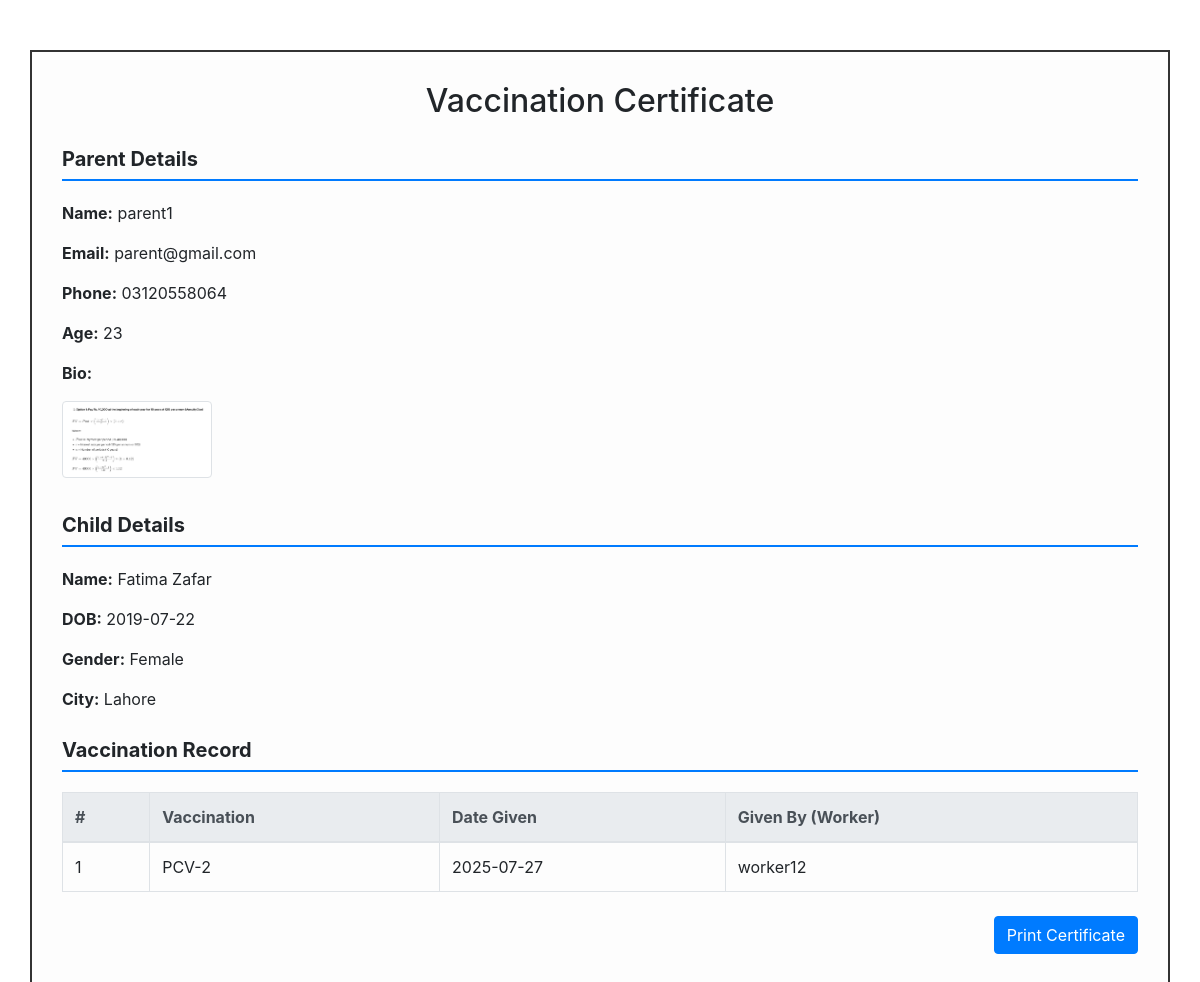
/parent/generate_certificate.php?kid_id=3 (signed in), run on the app's committed database.
### tables this page shows
CREATE TABLE `children` (
  `child_id` int(11) NOT NULL,
  `parent_id` int(11) NOT NULL,
  `first_name` varchar(100) NOT NULL,
  `last_name` varchar(100) NOT NULL,
  `date_of_birth` date NOT NULL,
  `gender` enum('Male','Female','Other') NOT NULL,
  `address` varchar(255) NOT NULL,
  `city` varchar(100) NOT NULL,
  `province` varchar(100) NOT NULL,
  `postal_code` varchar(20) NOT NULL,
  `special_notes` text DEFAULT NULL,
  `created_at` timestamp NOT NULL DEFAULT current_timestamp(),
  `updated_at` timestamp NOT NULL DEFAULT current_timestamp() ON UPDATE current_timestamp()
);

CREATE TABLE `users` (
  `id` int(11) NOT NULL,
  `username` varchar(50) NOT NULL,
  `password` varchar(255) NOT NULL,
  `email` varchar(100) NOT NULL,
  `phone` varchar(20) NOT NULL,
  `age` int(11) DEFAULT NULL,
  `bio` text DEFAULT NULL,
  `user_type` varchar(50) DEFAULT NULL,
  `profile_picture` varchar(255) DEFAULT NULL,
  `status` enum('pending','approved','rejected') DEFAULT 'pending'
);

CREATE TABLE `vaccination_records` (
  `record_id` int(11) NOT NULL,
  `kid_id` int(11) NOT NULL,
  `vaccination_id` int(11) NOT NULL,
  `worker_id` int(11) NOT NULL,
  `date_given` date NOT NULL,
  `created_at` timestamp NOT NULL DEFAULT current_timestamp()
);

CREATE TABLE `vaccinations` (
  `vaccination_id` int(11) NOT NULL,
  `name` varchar(255) NOT NULL,
  `description` text NOT NULL,
  `age_limit_months` int(11) NOT NULL
);

### parent/generate_certificate.php (the view, shortened to what this page needs)
<?php
include('config.php');
$user_id = $_SESSION["id"];
$record_kid_id = isset($_GET['kid_id']) ? intval($_GET['kid_id']) : 0;
$child_query = "
    SELECT c.*, u.username AS parent_name, u.email, u.phone, u.age, u.bio, u.profile_picture
    FROM children c
    INNER JOIN users u ON c.parent_id = u.id
    WHERE c.child_id = ? AND c.parent_id = ?
";
$stmt = $conn->prepare($child_query);
$stmt->bind_param("ii", $record_kid_id, $user_id);
$stmt->execute();
$result = $stmt->get_result();
$child = $result->fetch_assoc();
$vac_query = "
    SELECT vr.*, v.name AS vaccination_name, u.username AS worker_name
    FROM vaccination_records vr
    INNER JOIN vaccinations v ON vr.vaccination_id = v.vaccination_id
    LEFT JOIN users u ON vr.worker_id = u.id
    WHERE vr.kid_id = ?
    ORDER BY vr.date_given ASC
";
$vac_stmt = $conn->prepare($vac_query);
$vac_stmt->bind_param("i", $record_kid_id);
$vac_stmt->execute();
$vac_records = $vac_stmt->get_result();
?>
<!DOCTYPE html>
<html lang="en">
<head>
    <link rel="stylesheet" href="https://maxcdn.bootstrapcdn.com/bootstrap/4.5.2/css/bootstrap.min.css">
</head>
<body>
<div class="container certificate-container">
    <h2 class="text-center">Vaccination Certificate</h2>
    <div class="mt-4">
        <div class="section-title">Parent Details</div>
        <p><strong>Name:</strong> <?= htmlspecialchars($child['parent_name']) ?></p>
        <p><strong>Email:</strong> <?= htmlspecialchars($child['email']) ?></p>
        <p><strong>Phone:</strong> <?= htmlspecialchars($child['phone']) ?></p>
        <p><strong>Age:</strong> <?= htmlspecialchars($child['age']) ?></p>
        <p><strong>Bio:</strong> <?= nl2br(htmlspecialchars($child['bio'])) ?></p>
        <?php if (!empty($child['profile_picture'])): ?>
            <img src="<?= htmlspecialchars($child['profile_picture']) ?>" width="150" class="img-thumbnail mb-2">
        <?php endif; ?>
    </div>
    <div class="mt-4">
        <div class="section-title">Child Details</div>
        <p><strong>Name:</strong> <?= htmlspecialchars($child['first_name'] . ' ' . $child['last_name']) ?></p>
        <p><strong>DOB:</strong> <?= htmlspecialchars($child['date_of_birth']) ?></p>
        <p><strong>Gender:</strong> <?= htmlspecialchars($child['gender']) ?></p>
        <p><strong>City:</strong> <?= htmlspecialchars($child['city']) ?></p>
    </div>
    <div class="mt-4">
        <div class="section-title">Vaccination Record</div>
        <?php if ($vac_records->num_rows > 0): ?>
            <table class="table table-bordered">
                <thead class="thead-light">
                    <tr>
                        <th>#</th>
                        <th>Vaccination</th>
                        <th>Date Given</th>
                        <th>Given By (Worker)</th>
                    </tr>
                </thead>
                <tbody>
                <?php $i = 1; while ($row = $vac_records->fetch_assoc()): ?>
                    <tr>
                        <td><?= $i++ ?></td>
                        <td><?= htmlspecialchars($row['vaccination_name']) ?></td>
                        <td><?= htmlspecialchars($row['date_given']) ?></td>
                        <td><?= htmlspecialchars($row['worker_name']) ?: 'N/A' ?></td>
                    </tr>
                <?php endwhile; ?>
                </tbody>
            </table>
        <?php else: ?>
            <p>No vaccination records found for this child.</p>
        <?php endif; ?>
    </div>
    <div class="text-right mt-4">
        <button onclick="window.print()" class="btn btn-primary">Print Certificate</button>
    </div>
</div>
</body>
</html>

### parent/generate_certificate.php (style rules this page uses)
.certificate-container { border: 2px solid #333; padding: 30px; margin-top: 50px; background: #fdfdfd; }
.section-title { border-bottom: 2px solid #007bff; margin-bottom: 20px; padding-bottom: 5px; font-weight: bold; font-size: 1.25rem; }

### data on the page
children: parent.username "parent1", parent.email "parent@gmail.com", parent.phone "03120558064", parent.age "23", parent.profile_picture (picture), first_name+last_name "Fatima Zafar", date_of_birth "2019-07-22", gender "Female", city "Lahore"
vaccination_records: vaccination.name "PCV-2", date_given "2025-07-27", worker.username "worker12"
